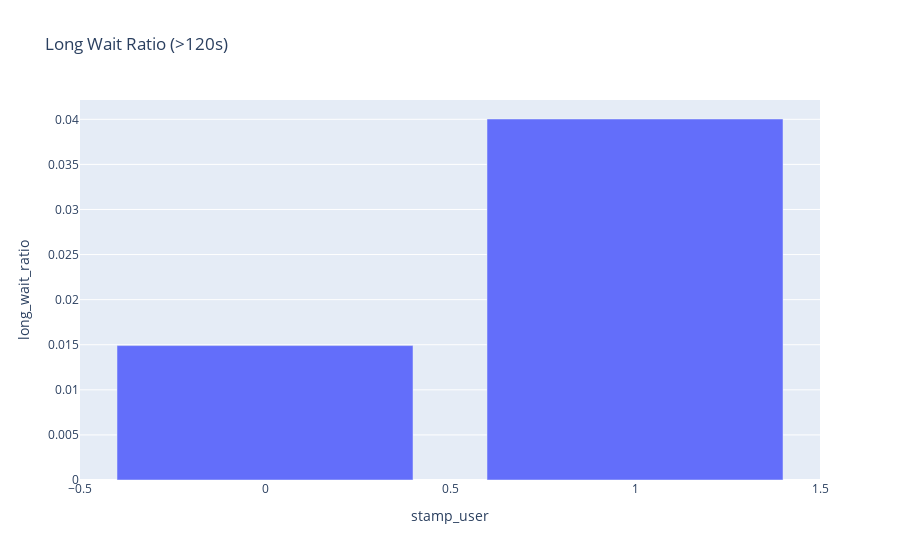

The notebook cell saved with this chart:
### Code cell
fig = px.bar(
    session_wait.groupby("stamp_user")["long_wait_ratio"].mean().reset_index(),
    x="stamp_user",
    y="long_wait_ratio",
    title="Long Wait Ratio (>120s)"
)
fig.show()

### Figure 1 — Plotly figure (JSON) as saved in the notebook; plotly's stock layout.template omitted (floating-point values rounded to 4 significant figures)
{"data": [{"hovertemplate": "stamp_user=%{x}<br>long_wait_ratio=%{y}<extra></extra>", "legendgroup": "", "marker": {"color": "#636efa", "pattern": {"shape": ""}}, "name": "", "orientation": "v", "showlegend": false, "textposition": "auto", "type": "bar", "x": [0, 1], "xaxis": "x", "y": [0.01491, 0.04003], "yaxis": "y"}], "layout": {"barmode": "relative", "legend": {"tracegroupgap": 0}, "title": {"text": "Long Wait Ratio (>120s)"}, "xaxis": {"anchor": "y", "domain": [0, 1], "title": {"text": "stamp_user"}}, "yaxis": {"anchor": "x", "domain": [0, 1], "title": {"text": "long_wait_ratio"}}}}
